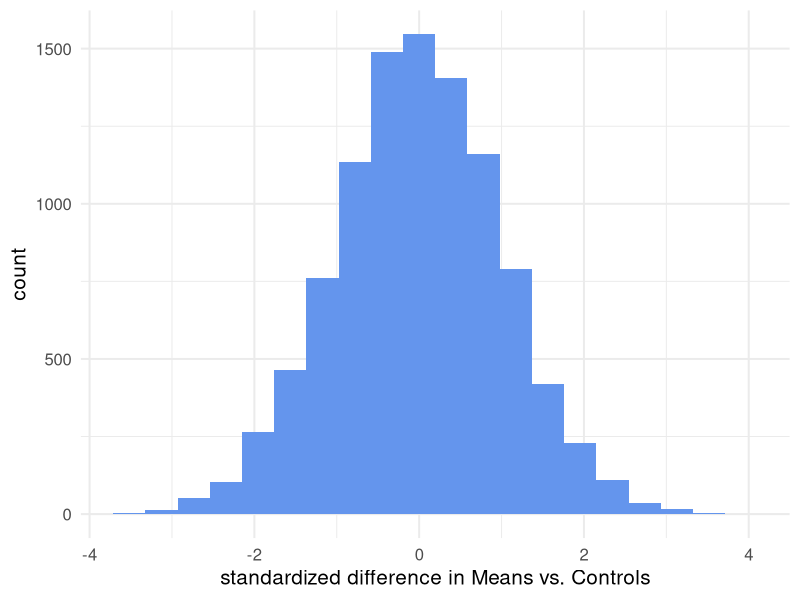
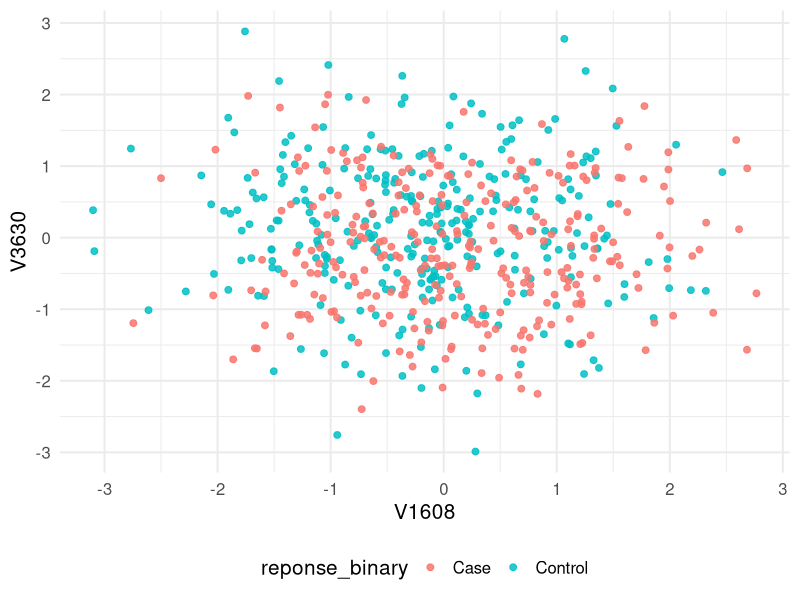
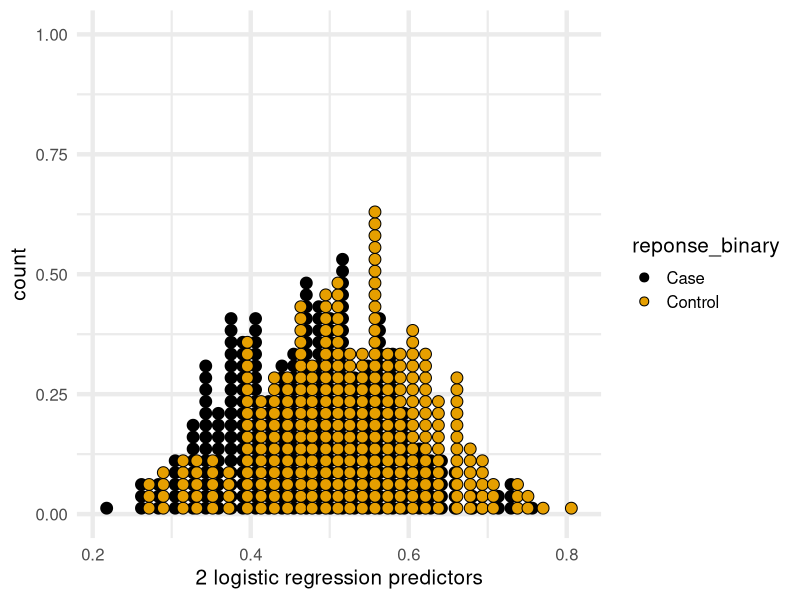
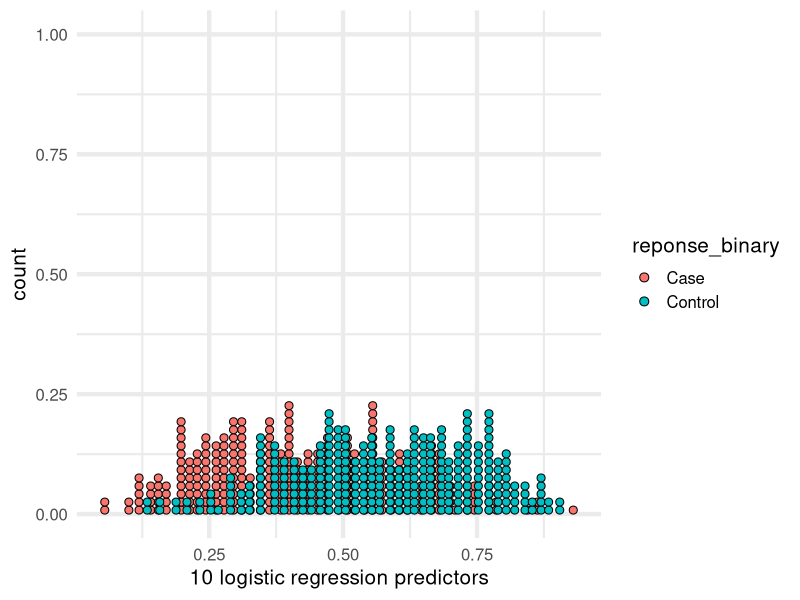
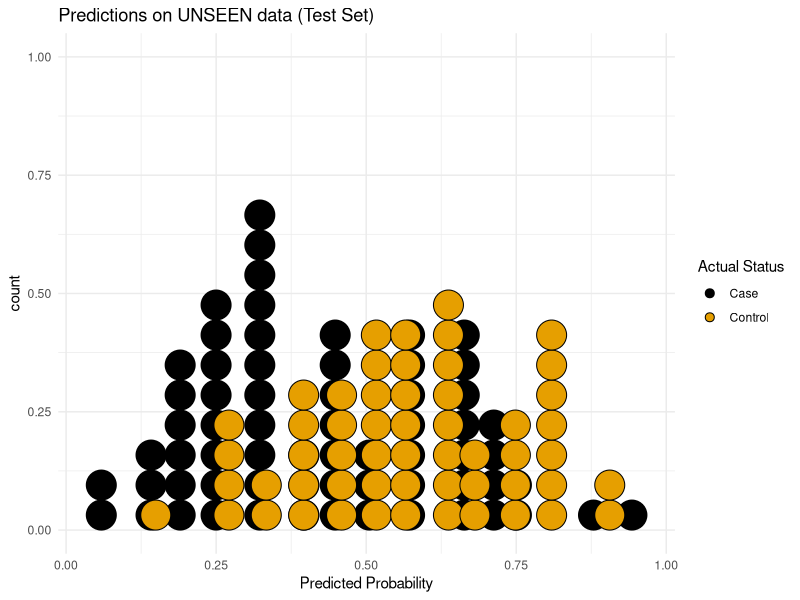

R code for these plots, in order: (Note: this script raises an error after producing the figures.)
## ---- chunk 1
library(tidyverse)
library(ggthemes)
library(knitr)
theme_set(theme_minimal(base_size = 15, base_line_size = 1.5))

set.seed(42)
n_ind <- 300  # How many individuals in each class
n_features <- 10^4 # How many spurious features ( aka predictors)

fake_features <- rnorm(n = 2*n_ind*n_features) # 2*n_ind in total * n_features
fake_df <- as_tibble(matrix(data = fake_features, ncol = n_features))
dim(fake_df)
rm(fake_features) # not needed --> cleanup

reponse_binary <- as.factor(c(rep("Control", n_ind), rep("Case", n_ind)))
reponse_score <- rnorm(n = 2*n_ind, mean = 10, sd = 2)
length(reponse_score)
pseudo_df  <- tibble(reponse_binary, fake_df)

pseudo_df %>% select(1:6) %>% head() %>% kable("pandoc", digits = 2)

## ---- chunk 2
df_longer <- pivot_longer(data = pseudo_df,
                          cols =2:(n_features+1),names_to = "Feature")
dim(df_longer)
names(df_longer) <-c("response", "Feature", "log10_gene_expr")
head(df_longer) %>% knitr::kable(digits = 2)
## ---- chunk 3
stats_byFeature_by_treatment <-df_longer %>%
  group_by(Feature,response) %>%
  summarize(n_obs = n(),   # just a check sample size
            mean = mean(log10_gene_expr),
            var = var(log10_gene_expr))

head(stats_byFeature_by_treatment) %>% knitr::kable(digits = 2)
## ---- chunk 4
summary_features <-pivot_wider(data = stats_byFeature_by_treatment, 
            names_from = response, 
            values_from = c("n_obs","mean", "var"))

head(summary_features) %>% knitr::kable(digits = 2)

## ---- chunk 5
summary_features  <- summary_features %>%
  mutate(mean_diff = mean_Case - mean_Control) %>%
  mutate(se_diff = sqrt( (var_Case/n_obs_Case) +(var_Control/n_obs_Control)) ) %>%
  mutate(t_welch = mean_diff / se_diff) %>%
  arrange(-abs(t_welch)) %>%
  {.}

knitr::kable(summary_features[1:10, c(1,8,10)], col.names = c("gene", "Obs_diff", "t_obs"))

## ---- chunk 6
ggplot(data = summary_features, aes(x=t_welch))+ 
  geom_histogram(bins = 20, fill="cornflowerblue")+  # <--my kind of blue :)
  xlab("standardized difference in Means vs. Controls")+
  theme_minimal(base_size = 15)+
  NULL


## ---- chunk 7
pseudo_df <- pseudo_df %>%
  mutate(logistic01 = ifelse(reponse_binary == "Case", 0, 1))
 
table(pseudo_df$logistic01)

ggplot(pseudo_df, aes(x=V1608, y = V3630, color = reponse_binary)) +
  geom_point(size=2, alpha=0.85)+
  theme_minimal(base_size = 15)+
  theme(legend.position = "bottom")+
  NULL

## ---- chunk 8


m1 <- glm(data = pseudo_df, formula = logistic01 ~ V1608 + V3630 ,  family = "binomial" )
m0 <- glm(data = pseudo_df, formula = logistic01 ~ 1,  family = "binomial" )
(1 - m1$deviance/m0$deviance)

pseudo_df$magic <-m1$fitted.values
ggplot(data = pseudo_df, aes(x=magic, fill = reponse_binary)) + 
  geom_dotplot(binwidth = 0.0150)+ 
  scale_fill_colorblind()+
  xlab("2 logistic regression predictors") +
  NULL


## ---- chunk 9
m1 <- glm(data = pseudo_df, formula = logistic01 ~ V1608 + V3630 + V2976 + V5864 + V1709 + V1777 + V148 + V9460 + V287 + V7702 ,  family = "binomial" )
m0 <- glm(data = pseudo_df, formula = logistic01 ~ 1,  family = "binomial" )
(1 - m1$deviance/m0$deviance)
#pseudo_df$reponse_binary <- factor(pseudo_df$reponse_binary, levels = c("Control", "Case"))
pseudo_df$magic <-m1$fitted.values
ggplot(data = pseudo_df, aes(x=magic, fill = reponse_binary)) + 
  geom_dotplot(binwidth = 0.0150)+ 
  xlab("10 logistic regression predictors") +
  NULL
## ---- chunk 10
# Splitting the data: 80% for training, 20% for testing
set.seed(123)
train_idx <- sample(1:nrow(pseudo_df), size = 0.8 * nrow(pseudo_df))
train_data <- pseudo_df[train_idx, ]
test_data  <- pseudo_df[-train_idx, ]

# Training the model ONLY using the training data
m_train <- glm(data = train_data, 
               formula = logistic01 ~ V1608 + V3630 + V2976 + V5864 + V1709 + V1777 + V148 + V9460 + V287 + V7702, 
               family = "binomial")

# Prediction outcomes for the TEST data
test_predictions <- predict(m_train, newdata = test_data, type = "response")

# Plot the TEST results
test_results <- tibble(prob = test_predictions, real = test_data$reponse_binary)

ggplot(test_results, aes(x = prob, fill = real)) +
  geom_dotplot(binwidth = 0.05) +
  scale_fill_colorblind() +
  labs(title = "Predictions on UNSEEN data (Test Set)", 
       x = "Predicted Probability", 
       fill = "Actual Status") +
  theme_minimal()
## ---- chunk 11
library(tidyverse)
getwd()
tcgadf <- read_rds("data/TCGA_cancer_classification/miniTCGA.3349x4006.rds") 

dim(tcgadf) # check this should be 3349 4007
names(tcgadf)[1:30]

tcgadf %>%
  group_by(response) %>%
  summarise(observations=n()) %>%
  knitr::kable()


tcgadf <- tcgadf %>%
  mutate(sampletype=response, 
         response=ifelse(test= response=="Tumor", yes = 1, no = 0 ))

tcgadf %>%
  group_by(response) %>%
  summarise(observations=n()) %>%
  knitr::kable()


## ---- chunk 12
tcgadf_no_na <- subset(tcgadf, !is.na(tissue))

tcgadf_clean <- tcgadf_no_na %>%
  mutate(sample_type = case_when(
    response == 0 ~ "Normal",
    response == 1 ~ "Tumor"
  ))

ggplot(tcgadf_clean, aes(x = tissue, y = pc1, fill = sample_type)) +
  geom_boxplot()+
  scale_fill_manual(values = c("Normal" = "green", "Tumor" = "red")) +
  labs(title = "PC1 by tissue")

ggplot(tcgadf_clean, aes(x = tissue, y = pc2, fill = sample_type)) +
  geom_boxplot()+
  scale_fill_manual(values = c("Normal" = "green", "Tumor" = "red")) +
  labs(title = "PC1 by tissue")
## ---- chunk 13
# 1. Create the training set by removing rows with unknown SampleType
training_set <- tcgadf_clean %>%
  filter(!is.na(sample_type))

# 2. Check how many samples we have left
nrow(training_set)

# 3. See the distribution of Normal vs Tumor
table(training_set$sample_type)
## ---- chunk 14
library(tidyr)
library(dplyr)

long_data <- training_set %>%
  pivot_longer(
    cols = -any_of(c("rowid", "response", "tissue", "pc1", "pc2", "pc3", "sample_type", "sampletype")), 
    names_to = "gene",
    values_to = "expression"
  )

summary_overall <- long_data %>%
  group_by(gene) %>%
  summarise(
    n_obs_Case = sum(response == 1, na.rm = TRUE),
    n_obs_Control = sum(response == 0, na.rm = TRUE),
    mean_Case = mean(expression[response == 1], na.rm = TRUE),
    mean_Control = mean(expression[response == 0], na.rm = TRUE),
    var_Case = var(expression[response == 1], na.rm = TRUE),
    var_Control = var(expression[response == 0], na.rm = TRUE)
  ) %>%
  mutate(mean_diff = mean_Case - mean_Control) %>%
  mutate(se_diff = sqrt( (var_Case/n_obs_Case) + (var_Control/n_obs_Control) )) %>%
  mutate(t_welch = mean_diff / se_diff) %>%
  arrange(desc(abs(t_welch))) # Ordena por el valor absoluto de t_welch

knitr::kable(summary_overall[1:10, c("gene", "mean_diff", "t_welch")], 
             col.names = c("Gene", "Obs_diff", "t_obs"))
## ---- chunk 15
ggplot(tcgadf_clean, aes(x = pc1, y = pc2, color = as.factor(response))) +
  geom_point(alpha = 0.6) +
  labs(title = "Dimensionality Reduction: PC1 vs PC2",
       subtitle = "Summarizing gene expression to separate Normal (0) vs Tumor (1)",
       x = "Principal Component 1", 
       y = "Principal Component 2", 
       color = "Tissue Type") +
  theme_minimal() +
  scale_color_manual(values = c("0" = "blue", "1" = "red"))

# Fit a logistic regression using only the first two principal components
pc_model <- glm(response ~ pc1 + pc2, data = tcgadf_clean, family = "binomial")

# View the summary to see if pc1 and pc2 are statistically significant predictors
summary(pc_model)
## ---- chunk 16
library(broom)

# glm with the top 3 genes from Q3
gene_model_3 <- glm(response ~ ANGPTL1.9068 + NR3C2.4306 + TMEM220.388335, 
                    data = tcgadf_clean, 
                    family = "binomial")

# Use tidy() to look at the coefficients and p-values for each gene
tidy(gene_model_3)

# Use glance() to look at the overall model fit (Deviance and AIC)
glance(gene_model_3)
## ---- chunk 17
# First, we reshape the data using pivot_longer so ggplot can read it easily
plot_data_3genes <- tcgadf_clean %>%
  select(response, ANGPTL1.9068, NR3C2.4306, TMEM220.388335) %>%
  pivot_longer(cols = -response, names_to = "Gene", values_to = "Expression")

# Now we plot it, adding 'facet_wrap' to split it into 3 panels
ggplot(plot_data_3genes, aes(x = Expression, y = response)) +
  geom_point(shape = "|", color = "orange", size = 4, alpha = 0.5) +
  geom_smooth(method = "glm", method.args = list(family = "binomial"), 
              color = "dodgerblue", se = FALSE) +
  
  facet_wrap(~ Gene, scales = "free_x") + 
  
  labs(title = "Logistic Regression Fits for Top 3 Genes",
       x = "Gene Expression Level",
       y = "Probability of Tumor") +
  geom_hline(yintercept = 0, linetype = "dashed", color = "gray") +
  geom_hline(yintercept = 1, linetype = "dashed", color = "gray") +
  theme_classic()
